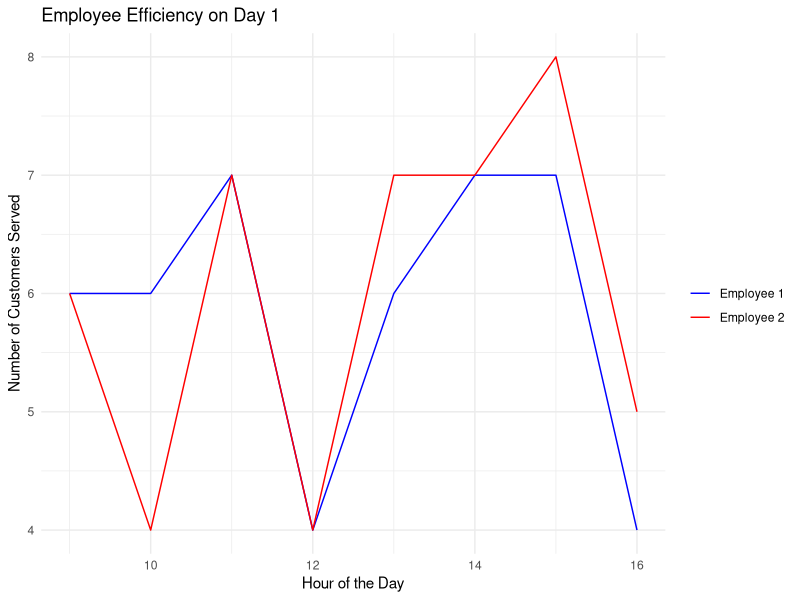

Write the R code that produced this figure.
#### Preamble ####
# Purpose: Simulation, Test and Visulization
# Author: Kelly Lyu
# Date: 13 February 2024
# Contact: kelly.lyu@mail.utoronto.ca
# Pre-requisites: None

### Simulation

# Load library
library(MASS) 
library(ggplot2)
install.packages("ggplot2")

# Set seed for reproducibility
set.seed(74)

# Define parameters
n_day <- 10
n_hour <- 8
mean_customer <- 6 
stad_dev <- 1 
correlation <- 0.6

# Simulate efficiencies for 10 days
efficiencies <- mvrnorm(n = n_day * n_hour, mu = c(mean_customer, mean_customer), 
                        Sigma = matrix(c(1, correlation, correlation, 1), ncol = 2) * stad_dev)

# Creating a data frame
efficiency_dataf <- data.frame(Day = rep(1:n_day, each = n_hour),
                            Hour = rep(9:16, times = n_day),
                            Employee1 = efficiencies[,1],
                            Employee2 = efficiencies[,2])

# Adjusting efficiencies to integers
efficiency_dataf$Employee1 <- round(efficiency_dataf$Employee1)
efficiency_dataf$Employee2 <- round(efficiency_dataf$Employee2)

# Print the first few rows
head(efficiency_dataf)

### Test

# Test 1: Test hour range (9 to 16)
test_hour_range <- all(efficiency_dataf$Hour >= 9 & efficiency_dataf$Hour <= 16)
print(test_hour_range)

# Test 2: Test if there are exactly two employees
test_two_employees <- ncol(efficiency_dataf) == 4 # Day, Hour, Employee1, Employee2
print(test_two_employees)

# Test 3: Test for correlation existence
correlation_coefficient <- cor(efficiency_dataf$Employee1, efficiency_dataf$Employee2)
test_correlation_exists <- correlation_coefficient > 0 # Assumes positive correlation
print(test_correlation_exists)

# Test 4: Test whether efficiency is an integer
test_efficiency_integer <- all(efficiency_dataf$Employee1 == round(efficiency_dataf$Employee1)) &
  all(efficiency_dataf$Employee2 == round(efficiency_dataf$Employee2))
print(test_efficiency_integer)

# Test 5: Test if the mean efficiency is within expected bounds
mean_efficiency_within_bounds <- all(mean(efficiency_dataf$Employee1) >= (mean_customer - stad_dev) &
                                       mean(efficiency_dataf$Employee1) <= (mean_customer + stad_dev)) &
  all(mean(efficiency_dataf$Employee2) >= (mean_customer - stad_dev) &
        mean(efficiency_dataf$Employee2) <= (mean_customer + stad_dev))
print(mean_efficiency_within_bounds)

### Visulization

# Plotting efficiencies for one day to visualize the correlation
ggplot(efficiency_dataf[efficiency_dataf$Day == 1, ], aes(x = Hour)) +
  geom_line(aes(y = Employee1, colour = "Employee 1")) +
  geom_line(aes(y = Employee2, colour = "Employee 2")) +
  labs(title = "Employee Efficiency on Day 1",
       x = "Hour of the Day",
       y = "Number of Customers Served") +
  scale_colour_manual("", 
                      breaks = c("Employee 1", "Employee 2"),
                      values = c("Employee 1" = "blue", "Employee 2" = "red")) +
  theme_minimal()


